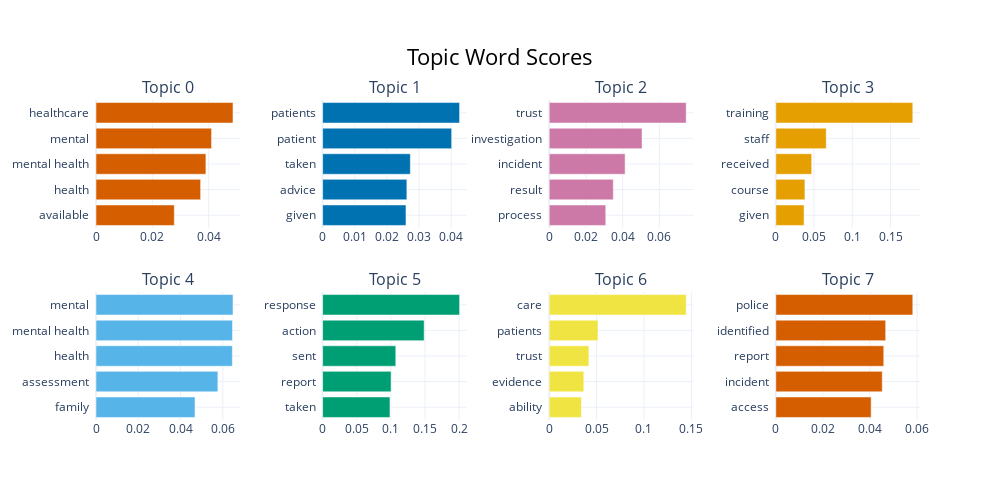

Notebook code cell kept with this figure:
### Markdown cell above
### Generate topic models

### Code cell
prompt_label = """
I have topic that contains the following documents: \n[DOCUMENTS]
The topic is described by the following keywords: [KEYWORDS]

Based on the above information, can you give a short label of the topic?
"""

### Figure 1 — Plotly figure (JSON) as saved in the notebook; plotly's stock layout.template omitted (floating-point values rounded to 4 significant figures)
{"data": [{"marker": {"color": "#D55E00"}, "orientation": "h", "type": "bar", "x": [0.02779, 0.03713, 0.039, 0.04101, 0.04861], "xaxis": "x", "y": ["available  ", "health  ", "mental health  ", "mental  ", "healthcare  "], "yaxis": "y"}, {"marker": {"color": "#0072B2"}, "orientation": "h", "type": "bar", "x": [0.02593, 0.0262, 0.02729, 0.04014, 0.04261], "xaxis": "x2", "y": ["given  ", "advice  ", "taken  ", "patient  ", "patients  "], "yaxis": "y2"}, {"marker": {"color": "#CC79A7"}, "orientation": "h", "type": "bar", "x": [0.03081, 0.03493, 0.04135, 0.05058, 0.07462], "xaxis": "x3", "y": ["process  ", "result  ", "incident  ", "investigation  ", "trust  "], "yaxis": "y3"}, {"marker": {"color": "#E69F00"}, "orientation": "h", "type": "bar", "x": [0.03695, 0.03806, 0.04693, 0.06595, 0.1791], "xaxis": "x4", "y": ["given  ", "course  ", "received  ", "staff  ", "training  "], "yaxis": "y4"}, {"marker": {"color": "#56B4E9"}, "orientation": "h", "type": "bar", "x": [0.04684, 0.05766, 0.06451, 0.06457, 0.06481], "xaxis": "x5", "y": ["family  ", "assessment  ", "health  ", "mental health  ", "mental  "], "yaxis": "y5"}, {"marker": {"color": "#009E73"}, "orientation": "h", "type": "bar", "x": [0.09869, 0.1003, 0.1072, 0.1488, 0.2007], "xaxis": "x6", "y": ["taken  ", "report  ", "sent  ", "action  ", "response  "], "yaxis": "y6"}, {"marker": {"color": "#F0E442"}, "orientation": "h", "type": "bar", "x": [0.03392, 0.0365, 0.04187, 0.05145, 0.1445], "xaxis": "x7", "y": ["ability  ", "evidence  ", "trust  ", "patients  ", "care  "], "yaxis": "y7"}, {"marker": {"color": "#D55E00"}, "orientation": "h", "type": "bar", "x": [0.04051, 0.04524, 0.04588, 0.04669, 0.05821], "xaxis": "x8", "y": ["access  ", "incident  ", "report  ", "identified  ", "police  "], "yaxis": "y8"}], "layout": {"annotations": [{"font": {"size": 16}, "showarrow": false, "text": "Topic 0", "x": 0.0875, "xanchor": "center", "xref": "paper", "y": 1, "yanchor": "bottom", "yref": "paper"}, {"font": {"size": 16}, "showarrow": false, "text": "Topic 1", "x": 0.3625, "xanchor": "center", "xref": "paper", "y": 1, "yanchor": "bottom", "yref": "paper"}, {"font": {"size": 16}, "showarrow": false, "text": "Topic 2", "x": 0.6375, "xanchor": "center", "xref": "paper", "y": 1, "yanchor": "bottom", "yref": "paper"}, {"font": {"size": 16}, "showarrow": false, "text": "Topic 3", "x": 0.9125, "xanchor": "center", "xref": "paper", "y": 1, "yanchor": "bottom", "yref": "paper"}, {"font": {"size": 16}, "showarrow": false, "text": "Topic 4", "x": 0.0875, "xanchor": "center", "xref": "paper", "y": 0.4, "yanchor": "bottom", "yref": "paper"}, {"font": {"size": 16}, "showarrow": false, "text": "Topic 5", "x": 0.3625, "xanchor": "center", "xref": "paper", "y": 0.4, "yanchor": "bottom", "yref": "paper"}, {"font": {"size": 16}, "showarrow": false, "text": "Topic 6", "x": 0.6375, "xanchor": "center", "xref": "paper", "y": 0.4, "yanchor": "bottom", "yref": "paper"}, {"font": {"size": 16}, "showarrow": false, "text": "Topic 7", "x": 0.9125, "xanchor": "center", "xref": "paper", "y": 0.4, "yanchor": "bottom", "yref": "paper"}], "height": 500, "hoverlabel": {"bgcolor": "white", "font": {"family": "Rockwell", "size": 16}}, "showlegend": false, "title": {"font": {"color": "Black", "size": 22}, "text": "Topic Word Scores", "x": 0.5, "xanchor": "center", "yanchor": "top"}, "width": 1000, "xaxis": {"anchor": "y", "domain": [0, 0.175], "showgrid": true}, "xaxis2": {"anchor": "y2", "domain": [0.275, 0.45], "showgrid": true}, "xaxis3": {"anchor": "y3", "domain": [0.55, 0.725], "showgrid": true}, "xaxis4": {"anchor": "y4", "domain": [0.825, 1], "showgrid": true}, "xaxis5": {"anchor": "y5", "domain": [0, 0.175], "showgrid": true}, "xaxis6": {"anchor": "y6", "domain": [0.275, 0.45], "showgrid": true}, "xaxis7": {"anchor": "y7", "domain": [0.55, 0.725], "showgrid": true}, "xaxis8": {"anchor": "y8", "domain": [0.825, 1], "showgrid": true}, "yaxis": {"anchor": "x", "domain": [0.6, 1], "showgrid": true}, "yaxis2": {"anchor": "x2", "domain": [0.6, 1], "showgrid": true}, "yaxis3": {"anchor": "x3", "domain": [0.6, 1], "showgrid": true}, "yaxis4": {"anchor": "x4", "domain": [0.6, 1], "showgrid": true}, "yaxis5": {"anchor": "x5", "domain": [0, 0.4], "showgrid": true}, "yaxis6": {"anchor": "x6", "domain": [0, 0.4], "showgrid": true}, "yaxis7": {"anchor": "x7", "domain": [0, 0.4], "showgrid": true}, "yaxis8": {"anchor": "x8", "domain": [0, 0.4], "showgrid": true}}}
